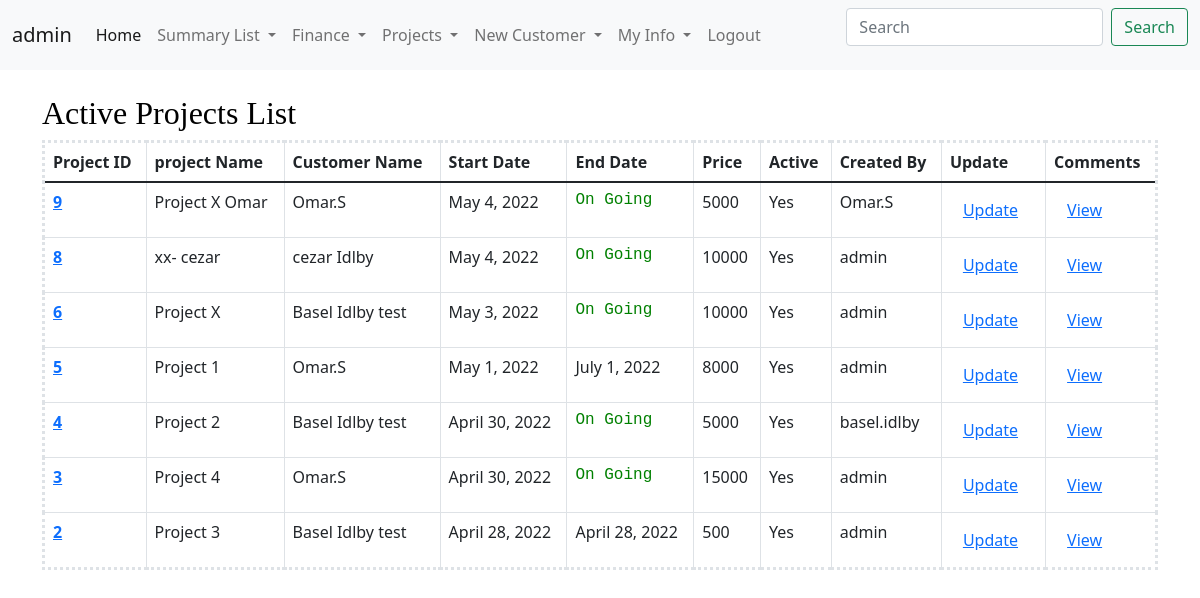
The page /ProjectsList (signed in) on the database its author committed.
### CRM/models.py (models this page shows, shortened)
class assignProjectModel(models.Model):
    assignId = models.AutoField(primary_key=True)
    customerId = models.ForeignKey(CustomerInfoModel,on_delete=models.DO_NOTHING)
    projectId = models.OneToOneField(ProjectInfoModel,on_delete=models.DO_NOTHING)
    assignDate = models.DateField(default=datetime.now)
    userLogin = models.CharField(max_length=50, null=True , blank=True )
    createdBy = models.ForeignKey(User, on_delete=models.DO_NOTHING)

class ProjectInfoModel(models.Model):
    projectId = models.AutoField(primary_key=True)
    projectName = models.CharField(max_length=100 , unique=True)
    projectDesc =  models.CharField(max_length=300)
    startDate = models.DateField(default= datetime.now)
    endDate = models.DateField(blank=True, null=True)
    price = models.IntegerField()
    active = models.BooleanField(default=True)
    createdBy = models.ForeignKey(User, on_delete=models.CASCADE)
    GA1 = models.CharField(max_length=100 , blank=True, null=True)
    GA2 = models.CharField(max_length=100 , blank=True, null=True)
    GB1 = models.BooleanField(default=False , blank=True, null=True)
    GB2 = models.BooleanField(default=False , blank=True, null=True)
    GD1 = models.DateField(blank=True, null=True)
    GD2 = models.DateField(blank=True, null=True)

### CRM/views.py (the view)
# urls.py: path('ProjectsList',views.ProjectsList,name='ProjectsList'),
@login_required
def ProjectsList(request):
    projectListQuery = assignProjectModel.objects.select_related('projectId_id').values_list('projectId__projectId','projectId__projectName','customerId__customerName','projectId__startDate','projectId__endDate','projectId__price','projectId__active','projectId__createdBy__username','userLogin').filter(projectId__active=True).order_by('-projectId_id')
    context = {'projectListQuery':projectListQuery}
    return render(request,'CRM/projectList.html',context)

### CRM/templates/CRM/projectList.html (shortened to what this page needs)
{% include 'CRM/base.html' %}
{% include 'CRM/navbar.html' %}
{% block content %}
<div class="container-lg">
    <h2 style="color: rgb(0, 0, 0); font-family: Georgia, 'Times New Roman', Times, serif; "> Active Projects List</h2>
<table style="border-style: dotted;" class="table table-bordered">
    <thead>
      <tr>
        <th scope="col">Project ID</th>
        <th scope="col">project Name</th>
        <th scope="col">Customer Name</th>
        <th scope="col">Start Date</th>
        <th scope="col">End Date</th>
        <th scope="col">Price</th>
        <th scope="col">Active</th>
        <th scope="col">Created By</th>
        <th scope="col">Update</th>
        <th scope="col">Comments</th>
      </tr>
    </thead>
    <tbody>
      <tr>
          {% for x in projectListQuery %}
        <th scope="row" ><a href="/customerProfile/{{x.0}}">{{x.0}}</a></th>
        <td>{{x.1}}</td>
        <td>{{x.2}}</td>
        <td>{{x.3}}</td>
        {% if x.4 == Null %} <td style="color: green; font-family: 'Courier New', Courier, monospace;">On Going</td> {% else %} <td>{{x.4}}</td> {% endif %}
        <td>{{x.5}}</td>
        {% if x.6 == True %} <td>Yes</td> {% else %} <td>No</td> {% endif %}
        <td>{{x.7}}</td>
        <td><button class="btn btn-secondery"><a href="/updateProject/{{x.0}}">Update</a></button></td>
        <td><button class="btn btn-secondery"><a href="/NewComment/{{x.0}}">View</a></button></td>
      </tr>
      {% endfor %}
    </tbody>
  </table>
</div>
{% endblock %}

### CRM/templates/CRM/navbar.html (shortened to what this page needs)
{% block content %}
<nav class="navbar navbar-expand-lg navbar-light bg-light">
    <div class="container-fluid">
      <a class="navbar-brand" href="#">{{user.get_username}}</a>
      <div class="collapse navbar-collapse" id="navbarScroll">
        <ul class="navbar-nav me-auto my-2 my-lg-0 navbar-nav-scroll" style="--bs-scroll-height: 100px;">
          {% if user.is_superuser %}
          <li class="nav-item">
            <a class="nav-link active" aria-current="page" href="{% url 'CRM:customerList' %}">Home</a>
          </li>
          <li class="nav-item dropdown">
            <a class="nav-link dropdown-toggle" href="#" id="navbarScrollingDropdown" role="button" data-bs-toggle="dropdown" aria-expanded="false">
              Summary List
            </a>
          </li>
          <li class="nav-item dropdown">
            <a class="nav-link dropdown-toggle" href="#" id="navbarScrollingDropdown" role="button" data-bs-toggle="dropdown" aria-expanded="false">
              Finance
            </a>
          </li>
          <li class="nav-item dropdown">
            <a class="nav-link dropdown-toggle" href="#" id="navbarScrollingDropdown" role="button" data-bs-toggle="dropdown" aria-expanded="false">
              Projects
            </a>
          </li>
          <li class="nav-item dropdown">
            <a class="nav-link dropdown-toggle" href="#" id="navbarScrollingDropdown" role="button" data-bs-toggle="dropdown" aria-expanded="false">
              New Customer
            </a>
          </li>
          {% endif %}
          {% if user.is_authenticated %}
          <li class="nav-item dropdown">
            <a class="nav-link dropdown-toggle" href="#" id="navbarScrollingDropdown" role="button" data-bs-toggle="dropdown" aria-expanded="false">
              My Info
            </a>
          </li>
          {% endif %}
          {% if user.is_authenticated %}
          <li class="nav-item">
            <a class="nav-link" href="{% url 'logout' %}">Logout</a>
          </li>
          {% else %}
          <li class="nav-item"></li>
          <a class="nav-link" href="{% url 'login' %}">Login</a>
        </li>
          {% endif %}
        </ul>
        <form class="d-flex">
          <input class="form-control me-2" type="search" placeholder="Search" aria-label="Search">
          <button class="btn btn-outline-success" type="submit">Search</button>
        </form>
      </div>
    </div>
  </nav>
  {% endblock %}

### rows shown on the page
assignProjectModel: projectId "9", x "Project X Omar", userLogin "Omar.S", assignDate "May 4, 2022", shows "On Going", x "5000"
ProjectInfoModel: projectId "8", projectName "xx- cezar", x "cezar Idlby", startDate "May 4, 2022", shows "On Going", price "10000", x "admin"
ProjectInfoModel: projectId "6", projectName "Project X", x "Basel Idlby test", startDate "May 3, 2022", shows "On Going", price "10000", x "admin"
ProjectInfoModel: projectId "5", projectName "Project 1", x "Omar.S", startDate "May 1, 2022", endDate "July 1, 2022", price "8000", x "admin"
ProjectInfoModel: projectId "4", projectName "Project 2", x "Basel Idlby test", startDate "April 30, 2022", shows "On Going", price "5000", x "basel.idlby"
ProjectInfoModel: projectId "3", projectName "Project 4", x "Omar.S", startDate "April 30, 2022", shows "On Going", price "15000", x "admin"
ProjectInfoModel: projectId "2", projectName "Project 3", x "Basel Idlby test", x "April 28, 2022", price "500", x "admin"

### other values the page prints
{{ user.get_username }} "admin"
